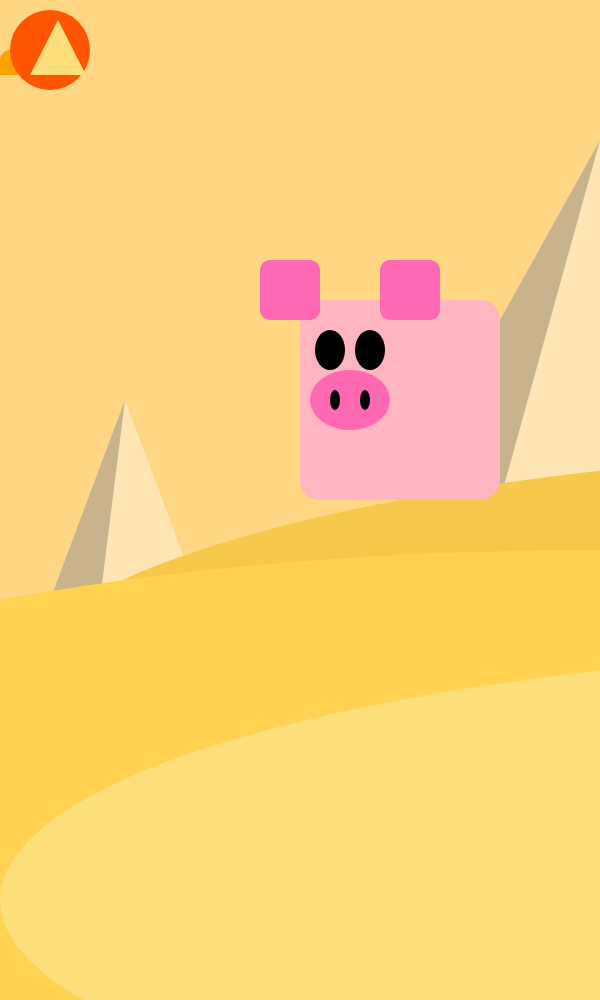
Frame 1 (no input)
Frame 60 (no input): identical to frame 1, image omitted
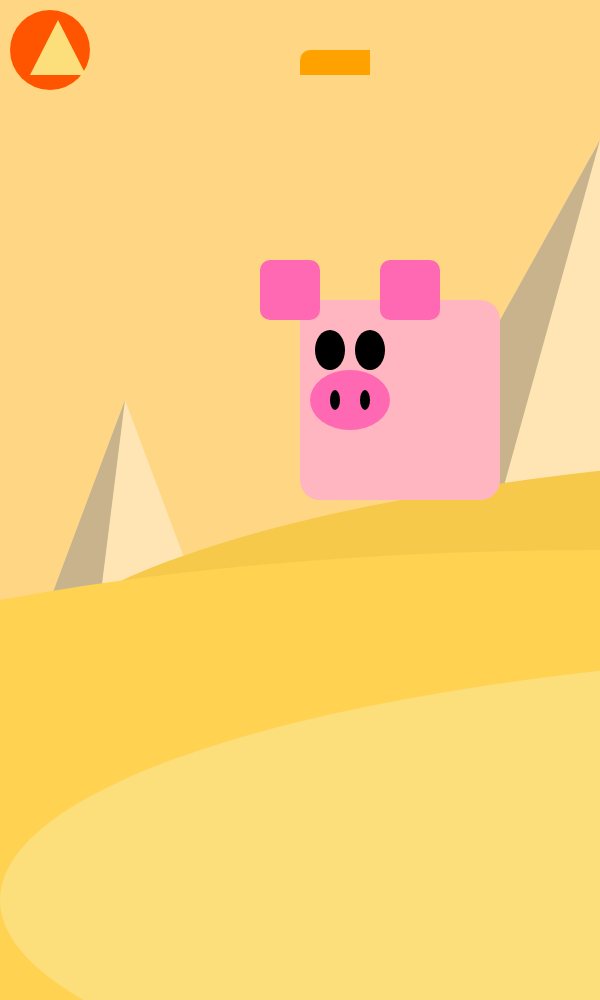
Frame 120 (the mouse pressed at the canvas centre since frame 60)

The p5.js sketch that drew these frames (run headless with seeded random() and noise() and a simulated clock; from frame 60 on, the mouse is pressed at the canvas centre):

// p5.js sketch
// ── sketch.js
// Project Title
// Your Name
// Date
//
// Extra for Experts:
// - describe what you did to take this project "above and beyond"

let rX = 50; let rY = 50;

function setup() {
  createCanvas(windowWidth/2, windowHeight);
}

function draw() {
  background(255, 214, 131);

  

  
  rX = mouseX;
// Draw retangle
  noStroke();
    // Small Pyramid
  fill(255, 229, 180);
  triangle(50, 600, 125, 400, 200, 600); 
  // Small Pyramid Shadow
  fill(200, 179, 140); 
  triangle(50, 600, 125, 400, 100, 600); 
  // Large Pyramid
  fill(255, 229, 180);
  triangle(400, 500, 600, 140, 800, 500); 
 // Large Pyramid Shadow
  fill(200, 179, 140); 
  triangle(400, 500, 600, 140, 500, 500); 
  //highest
  fill(247, 201, 74);
  ellipse(1000, 700, 2000, 500)
  
  fill(255, 162, 0);
  
  rect(rX, rY, 70, 25, 10, 0);
  //sun
  fill(255, 85, 0);
  ellipse(50, 50, 80, 80);
  //middle elipse
  fill(255, 210, 82);
  ellipse(600, 800, 2000, 500)
  //loweset elipse
  fill(252, 222, 123);
  ellipse(1000, 900, 2000, 500)
  triangle(30, 75, 58, 20, 86, 75);
  // Pig's head
  fill(255, 182, 193); 
  rect(300, 300, 200, 200, 20); 
  
  // Pig's ears
  fill(255, 105, 180); 
  rect(260, 260, 60, 60, 10); 
  rect(380, 260, 60, 60, 10); 
  
  // Pig's eyes
  fill(0); 
  ellipse(330, 350, 30, 40); 
  ellipse(370, 350, 30, 40); 
  
  // Pig's nose
  fill(255, 105, 180); 
  ellipse(350, 400, 80, 60);
  
  // Pig's nostrils
  fill(0);
  ellipse(335, 400, 10, 20); 
  ellipse(365, 400, 10, 20); 
  
}
